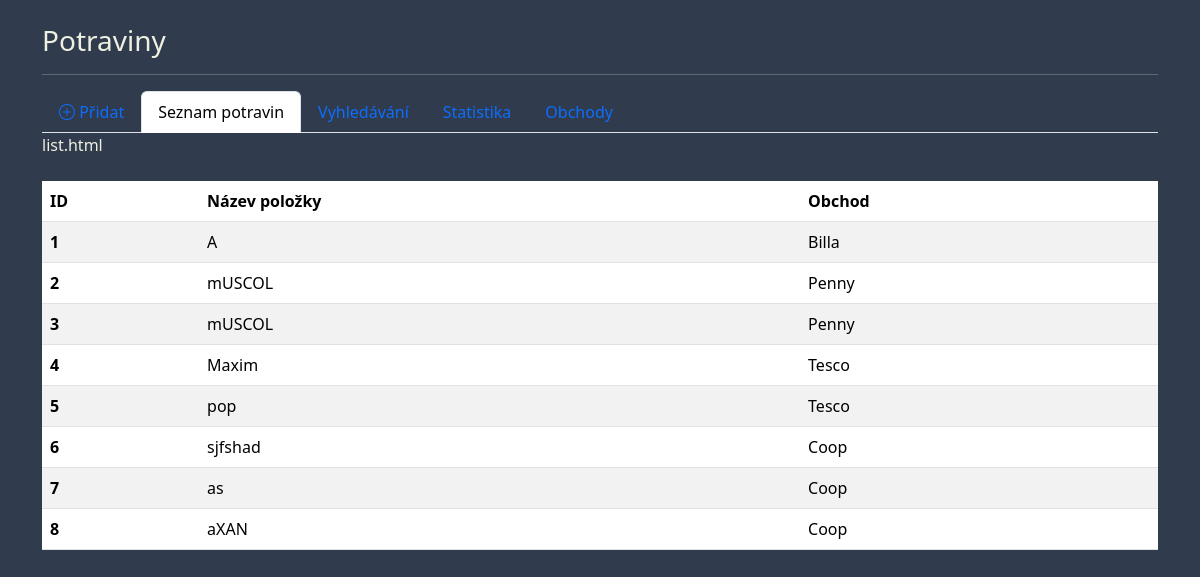
Page /food/ on the earlier database version.
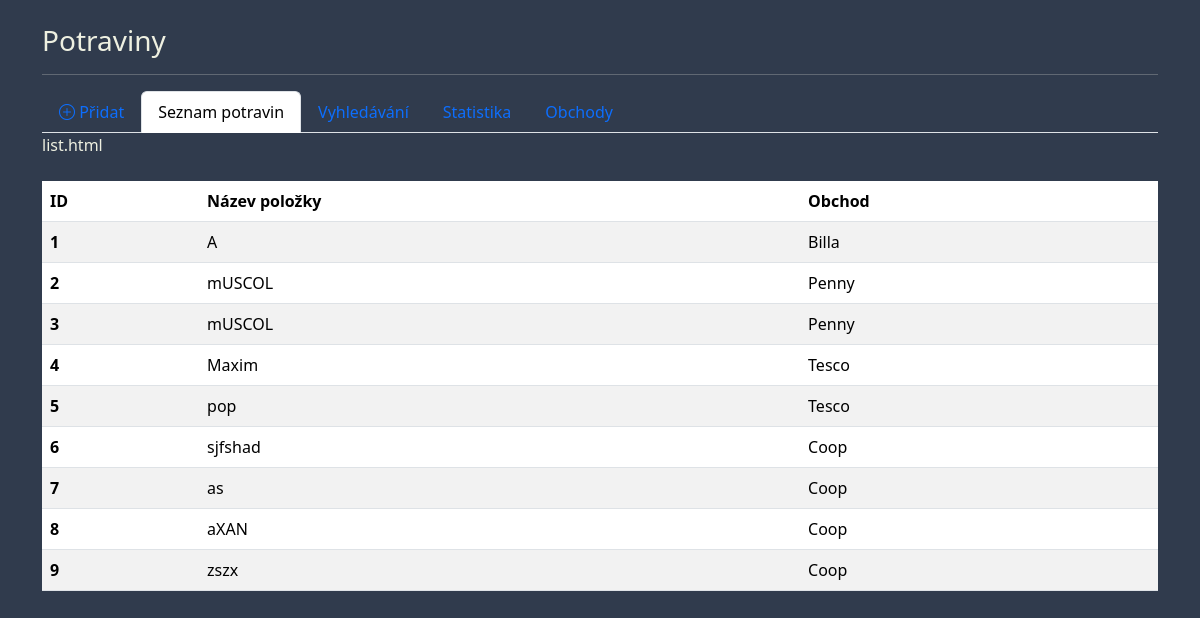
Same page on the later database version.
### food/models.py (models this page shows)
class Food(models.Model):
    UNITS = [
        ('pieces', 'ks'),
        ('grams', 'g'),
        ('mililiters', 'ml'),
        ('liters','l')
    ]
    name = models.CharField(max_length=255)
    food_type = models.ForeignKey(FoodType, on_delete=models.CASCADE, default=1)
    date_added = models.DateField()
    quantity = models.FloatField()
    unit = models.CharField(max_length=10, choices=UNITS)
    store = models.ForeignKey(Store, on_delete=models.CASCADE,default=1)
    note = models.TextField(blank=True, null=True)

class Store(models.Model):
    name = models.CharField(max_length=255)
    def __str__(self):
        return self.name

### food/views.py (the view)
# urls.py: path('', views.dashboard, name='dashboard'),
def dashboard(request):
    foods = Food.objects.select_related('store').all()
    initial_date = request.session.get('date_added', None)
    initial_store = request.session.get('store', None)
    food_form = FoodForm(initial={'date_added': initial_date, 'store': initial_store})
    store_form = StoreForm()
    stores = Store.objects.all()
    return render(request, 'dashboard.html', {'food_form': food_form, 'store_form': store_form, 'stores': stores,'foods': foods})

### food/models.py (called while the page is built)
    def __str__(self):
        return self.name

### food/templates/dashboard.html (shortened to what this page needs)
 {% extends 'base.html' %}
 {% block content %}
 <div class="container">
     <div class="row">
         <div class="col-12">
             <h3 class="mt-4">Potraviny</h3>
             <hr>
             {% include 'nav.html' %}
         </div>
     </div>
 </div>
 {% endblock %}

### food/templates/list.html
list.html
{% if foods %}
<table class="table table-striped mt-4">
  <thead>
    <tr>
      <th scope="col">ID</th>
      <th scope="col">Název položky</th>
      <th scope="col">Obchod</th>
    </tr>
  </thead>
  <tbody>
    {% for food in foods %}
    <tr>
      <th scope="row">{{ food.id }}</th>
      <td>{{ food.name }}</td>
      <td>{{ food.store.name }}</td>
    </tr>
    {% endfor %}
  </tbody>
</table>
{% endif %}

Differences in the rows shown:
added Food: id "9", name "zszx", store.name "Coop"
